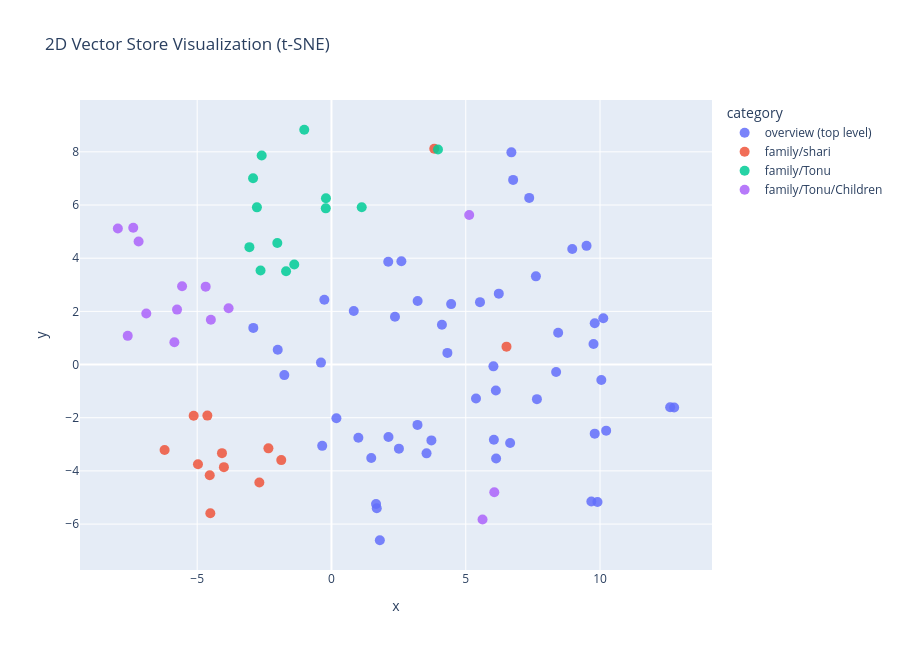

The notebook cell this image was saved under:
### Code cell
# Visualization

import numpy as np
import pandas as pd
import plotly.express as px
from sklearn.manifold import TSNE

# Pull everything out of Chroma (strings here, not Document objects)
result = collection.get(include=['embeddings', 'documents', 'metadatas'])
vectors = np.array(result['embeddings'])
texts = result['documents']
metadatas = result['metadatas']

def get_category(source):
    parts = source.replace('\\', '/').split('/')   # handles Windows paths too
    folders = parts[1:-1]                          # drop 'knowledge_base' and filename
    return '/'.join(folders) if folders else 'overview (top level)'

df = pd.DataFrame({
    'source': [m['source'] for m in metadatas],
    'category': [get_category(m['source']) for m in metadatas],
    'file': [m['source'].split('/')[-1] for m in metadatas],
    'preview': [t[:100].replace('\n', ' ') + '...' for t in texts],
})

# t-SNE: perplexity MUST be lower than number of chunks
n = len(vectors)
tsne = TSNE(n_components=2, random_state=42, perplexity=min(30, max(2, n // 4)))
df[['x', 'y']] = tsne.fit_transform(vectors)

fig = px.scatter(
    df, x='x', y='y',
    color='category',                     # automatic colors + legend
    hover_name='file',
    hover_data={'preview': True, 'x': False, 'y': False, 'category': False},
    title='2D Vector Store Visualization (t-SNE)',
    width=900, height=650,
)
fig.update_traces(marker=dict(size=10, opacity=0.85))
fig.show()

### Figure 1 — Plotly figure (JSON) as saved in the notebook; plotly's stock layout.template omitted (floating-point values rounded to 4 significant figures)
{"data": [{"customdata": [["# Shari Thomas – Professional and Academic Background...", "overview (top level)"], ["Shari Thomas is a technology professional with experience in higher education, software development,...", "overview (top level)"], ["skills relevant to the modern AI industry....", "overview (top level)"], ["Shari completed her Bachelor of Technology (B.Tech) degree in Computer Science and Engineering. She ...", "overview (top level)"], ["disciplines, including software engineering, computer science fundamentals, digital image processing...", "overview (top level)"], ["Following her postgraduate education, Shari began her professional career in the field of teaching. ...", "overview (top level)"], ["Her first teaching appointment was at St. George's College, Aruvithura, Kerala, where she worked fro...", "overview (top level)"], ["From 2016 to 2018, Shari worked at Christ College of Science and Management. This represented the se...", "overview (top level)"], ["Her background as a teacher contributed to her ability to explain technical subjects, communicate id...", "overview (top level)"], ["After her teaching career, Shari moved toward the technology industry, developing an interest in dat...", "overview (top level)"], ["and machine learning domain....", "overview (top level)"], ["Her experience at AIMLSpectrum represented an important transition from academic teaching to industr...", "overview (top level)"], ["Shari is currently expanding his capabilities toward becoming a full-stack AI developer. His learnin...", "overview (top level)"], ["Shari is currently working as a Junior Developer at AITrich, located at Infopark, Kochi, Kerala. Her...", "overview (top level)"], ["and artificial intelligence technologies....", "overview (top level)"], ["One of his current software development projects is a Customized Tour Management System. The project...", "overview (top level)"], ["database interaction, and potential AI-powered functionalities into a practical application....", "overview (top level)"], ["As part of her professional development, Shari is actively upskilling in areas related to software d...", "overview (top level)"], ["Her technical interests connect traditional software development with AI-powered systems. By combini...", "overview (top level)"], ["in the field of artificial intelligence....", "overview (top level)"], ["Shari's career is characterized by her ability to move between different professional roles and cont...", "overview (top level)"], ["# Tonu and Shari – Personal Introduction...", "overview (top level)"], ["Tonu James and Shari Thomas are a married couple from Kerala, India, who share a strong interest in ...", "overview (top level)"], ["in Image Processing. Their common educational interests and experiences have played an important rol...", "overview (top level)"], ["Tonu James was born on March 8, 1990, in Kerala, India. He is a technology professional with experie...", "overview (top level)"], ["Shari Thomas was born on May 6, 1990. Like Tonu, she has an educational background in Computer Scien...", "overview (top level)"], ["Tonu and Shari first met during their college days. Their relationship developed over time, eventual...", "overview (top level)"], ["Bangalore, being a major technology hub in India, provided an environment closely connected to their...", "overview (top level)"], ["Tonu and Shari are now settled in Kolenchery, a town in the Ernakulam district of Kerala, India. The...", "overview (top level)"], ["and aspirations while continuing to pursue their own professional interests....", "overview (top level)"], ["# Tonu James – Professional and Academic Background...", "overview (top level)"], ["Tonu James is a software and artificial intelligence professional with an academic background in Com...", "overview (top level)"], ["intelligence, and modern application development....", "overview (top level)"], ["Tonu completed his Bachelor of Technology (B.Tech) degree in Computer Science and Engineering. He su...", "overview (top level)"], ["computer vision, and computational techniques used to extract meaningful information from digital im...", "overview (top level)"], ["Tonu began his professional career at Tata Consultancy Services (TCS), where he worked from 2014 to ...", "overview (top level)"], ["Following his employment at Tata Consultancy Services, Tonu joined SAP Labs in 2015. SAP Labs is ass...", "overview (top level)"], ["development and the practical requirements of large software systems. He has gained experience in so...", "overview (top level)"], ["Over time, Tonu developed a growing interest in artificial intelligence, particularly computer visio...", "overview (top level)"], ["In September 2023, Tonu moved to Ireland to pursue advanced postgraduate studies in Human-Centred Ar...", "overview (top level)"], ["responsible, and aligned with human needs....", "overview (top level)"], ["As part of his academic and research interests, Tonu has explored fairness and bias in artificial in...", "overview (top level)"], ["across geographical regions, including European and Indian road environments. This work relates to A...", "overview (top level)"], ["Tonu has also been involved in the development and exploration of Edge AI applications. Edge AI refe...", "overview (top level)"], ["Raspberry Pi-based computer vision systems capable of processing camera feeds and detecting objects ...", "overview (top level)"], ["The technologies associated with his Edge AI work include Raspberry Pi, Python, ONNX Runtime, GStrea...", "overview (top level)"], ["inspection, workplace safety monitoring, and event detection....", "overview (top level)"], ["Another important area of interest for Tonu is Retrieval-Augmented Generation, commonly known as RAG...", "overview (top level)"], ["His RAG learning activities include document ingestion, text chunking, embedding models, vector data...", "overview (top level)"], ["to build reliable AI-powered question-answering applications....", "overview (top level)"], ["Tonu's professional development reflects a progression from conventional software engineering toward...", "overview (top level)"], ["vision, Generative AI, and production-oriented AI deployment to create meaningful solutions for real...", "overview (top level)"]], "hovertemplate": "<b>%{hovertext}</b><br><br>preview=%{customdata[0]}<extra></extra>", "hovertext": ["Shari_Professional.md", "Shari_Professional.md", "Shari_Professional.md", "Shari_Professional.md", "Shari_Professional.md", "Shari_Professional.md", "Shari_Professional.md", "Shari_Professional.md", "Shari_Professional.md", "Shari_Professional.md", "Shari_Professional.md", "Shari_Professional.md", "Shari_Professional.md", "Shari_Professional.md", "Shari_Professional.md", "Shari_Professional.md", "Shari_Professional.md", "Shari_Professional.md", "Shari_Professional.md", "Shari_Professional.md", "Shari_Professional.md", "Tonu_Shari_background.md", "Tonu_Shari_background.md", "Tonu_Shari_background.md", "Tonu_Shari_background.md", "Tonu_Shari_background.md", "Tonu_Shari_background.md", "Tonu_Shari_background.md", "Tonu_Shari_background.md", "Tonu_Shari_background.md", "Tonu_Professional.md", "Tonu_Professional.md", "Tonu_Professional.md", "Tonu_Professional.md", "Tonu_Professional.md", "Tonu_Professional.md", "Tonu_Professional.md", "Tonu_Professional.md", "Tonu_Professional.md", "Tonu_Professional.md", "Tonu_Professional.md", "Tonu_Professional.md", "Tonu_Professional.md", "Tonu_Professional.md", "Tonu_Professional.md", "Tonu_Professional.md", "Tonu_Professional.md", "Tonu_Professional.md", "Tonu_Professional.md", "Tonu_Professional.md", "Tonu_Professional.md", "Tonu_Professional.md"], "legendgroup": "overview (top level)", "marker": {"color": "#636efa", "opacity": 0.85, "size": 10, "symbol": "circle"}, "mode": "markers", "name": "overview (top level)", "orientation": "v", "showlegend": true, "type": "scatter", "x": [-0.3449, 1.002, 8.365, 1.481, 8.441, 1.686, 1.801, 1.66, 6.13, 2.122, 10.12, 6.653, 3.54, 3.203, 9.803, 5.381, 9.803, 3.721, 6.048, 9.758, 2.511, -1.756, -0.3913, 7.363, -0.2662, 0.1835, -2.001, 6.031, -2.911, 6.764, 0.8299, 2.364, 7.65, 3.208, 8.966, 2.114, 2.603, 6.121, 4.456, 4.317, 6.699, 9.677, 9.905, 5.53, 9.498, 6.231, 7.613, 12.76, 12.61, 10.23, 4.113, 10.05], "xaxis": "x", "y": [-3.058, -2.752, -0.2822, -3.512, 1.198, -5.404, -6.608, -5.244, -3.532, -2.727, 1.74, -2.95, -3.34, -2.269, 1.556, -1.278, -2.599, -2.852, -2.826, 0.7724, -3.162, -0.397, 0.07268, 6.268, 2.44, -2.017, 0.5564, -0.06827, 1.379, 6.945, 2.014, 1.8, -1.301, 2.391, 4.346, 3.865, 3.883, -0.9739, 2.273, 0.4379, 7.981, -5.153, -5.17, 2.348, 4.463, 2.666, 3.317, -1.617, -1.606, -2.486, 1.496, -0.5807], "yaxis": "y"}, {"customdata": [["## Shari Eldest Sister – Shanti Thomas  Shanti Thomas is the eldest child of Thomas NM and Mary Thom...", "family/shari"], ["She is married to Shambu, who is a businessman. Shambu's professional activities are connected to bu...", "family/shari"], ["The family is settled in Jharkhand, a state in eastern India. Shanti, Shambu, and Anjay therefore fo...", "family/shari"], ["## Shari Eldest Brother – Shinto Thomas  Shinto Thomas is one of Shari's two elder brothers. He is y...", "family/shari"], ["Shinto is married to Sumi Joseph, who works as a primary school teacher. Sumi's professional role in...", "family/shari"], ["## Shari Parents  Shari's father was Thomas NM, who worked as a farmer. Agriculture formed an import...", "family/shari"], ["Thomas NM passed away in November 2025. His death was an important loss for the family, including hi...", "family/shari"], ["Shari's mother is Mary Thomas, who is a homemaker. She has been involved in managing family and hous...", "family/shari"], ["# Shari Thomas – Family Background  Shari Thomas was born on May 6, 1990 at Pala in Kerala, and come...", "family/shari"], ["Shari has three elder siblings: one sister named Shanti Thomas and two brothers named Shinto Thomas ...", "family/shari"], ["The family has members working in several different professions, including agriculture, nursing, bus...", "family/shari"], ["## Shari Elder Brother – Shijo Thomas  Shijo Thomas is Shari's second elder brother and the third ch...", "family/shari"], ["His profession is network engineering. As a networking engineer, his professional field involves com...", "family/shari"]], "hovertemplate": "<b>%{hovertext}</b><br><br>preview=%{customdata[0]}<extra></extra>", "hovertext": ["shari_shanti.md", "shari_shanti.md", "shari_shanti.md", "shari_shinto.md", "shari_shinto.md", "shari_parents.md", "shari_parents.md", "shari_parents.md", "shari_family_background.md", "shari_family_background.md", "shari_family_background.md", "shari_shijo.md", "shari_shijo.md"], "legendgroup": "family/shari", "marker": {"color": "#EF553B", "opacity": 0.85, "size": 10, "symbol": "circle"}, "mode": "markers", "name": "family/shari", "orientation": "v", "showlegend": true, "type": "scatter", "x": [-4.006, -5.131, -4.622, -4.971, -6.214, -1.87, -4.512, -2.348, -2.686, -4.077, 3.827, -4.533, 6.517], "xaxis": "x", "y": [-3.858, -1.926, -1.92, -3.753, -3.212, -3.594, -5.591, -3.152, -4.434, -3.333, 8.119, -4.165, 0.674], "yaxis": "y"}, {"customdata": [["## Tonu Parents – James KI and Lucy James  Tonu's father is James KI, who works as a farmer. Agricul...", "family/Tonu"], ["Tonu's mother is Lucy James, who is a homemaker. She has devoted her time to managing household resp...", "family/Tonu"], ["Their three children have followed different career paths, including interior design, transportation...", "family/Tonu"], ["# Tonu James – Family Background  Tonu James was born on March 8, 1990, at Kanhangad Kerala, India. ...", "family/Tonu"], ["Tonu's parents are James KI and Lucy James. The family background brings together agricultural life,...", "family/Tonu"], ["## Tonu Elder Brother – Tinku James  Tinku James is the eldest sibling in Tonu's family and the elde...", "family/Tonu"], ["Tinku works as an interior designer and is also engaged in taxi driving. His professional activities...", "family/Tonu"], ["Tinku is married to Tessy Anson, who operates a beauty parlour. Through her business, Tessy is invol...", "family/Tonu"], ["Tinku and Tessy live with their children in Trivandrum, also known as Thiruvananthapuram, the capita...", "family/Tonu"], ["## Tonu Sister – Teenu James  Teenu James is Tonu James's sister and another child of James KI and L...", "family/Tonu"], ["Teenu works as a nurse in the National Health Service, commonly known as the NHS. The NHS is the pub...", "family/Tonu"], ["Her husband, Sebin Antony, works as a sterile technician in the NHS. His professional role is associ...", "family/Tonu"], ["Teenu James and Sebin Antony have two children, Steve and Caryl.  Teenu and Sebin are settled in Man...", "family/Tonu"]], "hovertemplate": "<b>%{hovertext}</b><br><br>preview=%{customdata[0]}<extra></extra>", "hovertext": ["Tonu_parents.md", "Tonu_parents.md", "Tonu_parents.md", "Tonu_family_background.md", "Tonu_family_background.md", "Tonu_Tinku.md", "Tonu_Tinku.md", "Tonu_Tinku.md", "Tonu_Tinku.md", "Tonu_Teenu.md", "Tonu_Teenu.md", "Tonu_Teenu.md", "Tonu_Teenu.md"], "legendgroup": "family/Tonu", "marker": {"color": "#00cc96", "opacity": 0.85, "size": 10, "symbol": "circle"}, "mode": "markers", "name": "family/Tonu", "orientation": "v", "showlegend": true, "type": "scatter", "x": [-1.386, -2.017, 3.966, -2.641, -1.691, -3.056, 1.126, -0.2058, -0.2119, -2.777, -1.014, -2.599, -2.919], "xaxis": "x", "y": [3.765, 4.573, 8.089, 3.539, 3.511, 4.415, 5.913, 6.253, 5.874, 5.912, 8.831, 7.86, 7.007], "yaxis": "y"}, {"customdata": [["## Luke Tonu – Youngest Son  Luke Tonu is the youngest child of Tonu James and Shari Thomas. He was ...", "family/Tonu/Children"], ["As the youngest member of the family, Luke is known for his playful, energetic, and mischievous beha...", "family/Tonu/Children"], ["Unlike his older siblings, Luke is still too young to have formed a particular career ambition or a ...", "family/Tonu/Children"], ["## Tessa Tonu – Eldest Daughter  Tessa Tonu is the eldest child and only daughter of Tonu James and ...", "family/Tonu/Children"], ["Tessa currently studies at Hillview Public School in Kolenchery, Kerala. She is an enthusiastic chil...", "family/Tonu/Children"], ["Among her favourite academic subjects are Mathematics and Science. Her interest in these subjects re...", "family/Tonu/Children"], ["Apart from academics, Tessa enjoys dancing and public speaking. These interests allow her to explore...", "family/Tonu/Children"], ["her develop confidence in expressing ideas before others....", "family/Tonu/Children"], ["Tessa has a particularly interesting ambition for her future: she would like to become an astronaut....", "family/Tonu/Children"], ["As the eldest of three children, Tessa is also the older sister of Thomas Tonu and Luke Tonu....", "family/Tonu/Children"], ["## Thomas Tonu – Second Child and Eldest Son  Thomas Tonu is the second child of Tonu James and Shar...", "family/Tonu/Children"], ["Thomas is growing up alongside his sister and younger brother in the family's home in Kolenchery. As...", "family/Tonu/Children"], ["When asked what he would like to become in the future, Thomas expresses an interest in becoming a po...", "family/Tonu/Children"], ["Within the family, Thomas occupies the middle position among the three children. He is the younger b...", "family/Tonu/Children"]], "hovertemplate": "<b>%{hovertext}</b><br><br>preview=%{customdata[0]}<extra></extra>", "hovertext": ["LukeTonu.md", "LukeTonu.md", "LukeTonu.md", "TessaTonu.md", "TessaTonu.md", "TessaTonu.md", "TessaTonu.md", "TessaTonu.md", "TessaTonu.md", "TessaTonu.md", "ThomasTonu.md", "ThomasTonu.md", "ThomasTonu.md", "ThomasTonu.md"], "legendgroup": "family/Tonu/Children", "marker": {"color": "#ab63fa", "opacity": 0.85, "size": 10, "symbol": "circle"}, "mode": "markers", "name": "family/Tonu/Children", "orientation": "v", "showlegend": true, "type": "scatter", "x": [-4.491, -5.85, -5.75, -4.685, -7.183, 6.063, -7.955, 5.625, -7.382, -5.563, -3.831, -7.587, 5.128, -6.896], "xaxis": "x", "y": [1.686, 0.8369, 2.066, 2.93, 4.627, -4.801, 5.118, -5.829, 5.148, 2.946, 2.118, 1.079, 5.622, 1.919], "yaxis": "y"}], "layout": {"height": 650, "legend": {"title": {"text": "category"}, "tracegroupgap": 0}, "title": {"text": "2D Vector Store Visualization (t-SNE)"}, "width": 900, "xaxis": {"anchor": "y", "domain": [0, 1], "title": {"text": "x"}}, "yaxis": {"anchor": "x", "domain": [0, 1], "title": {"text": "y"}}}}
